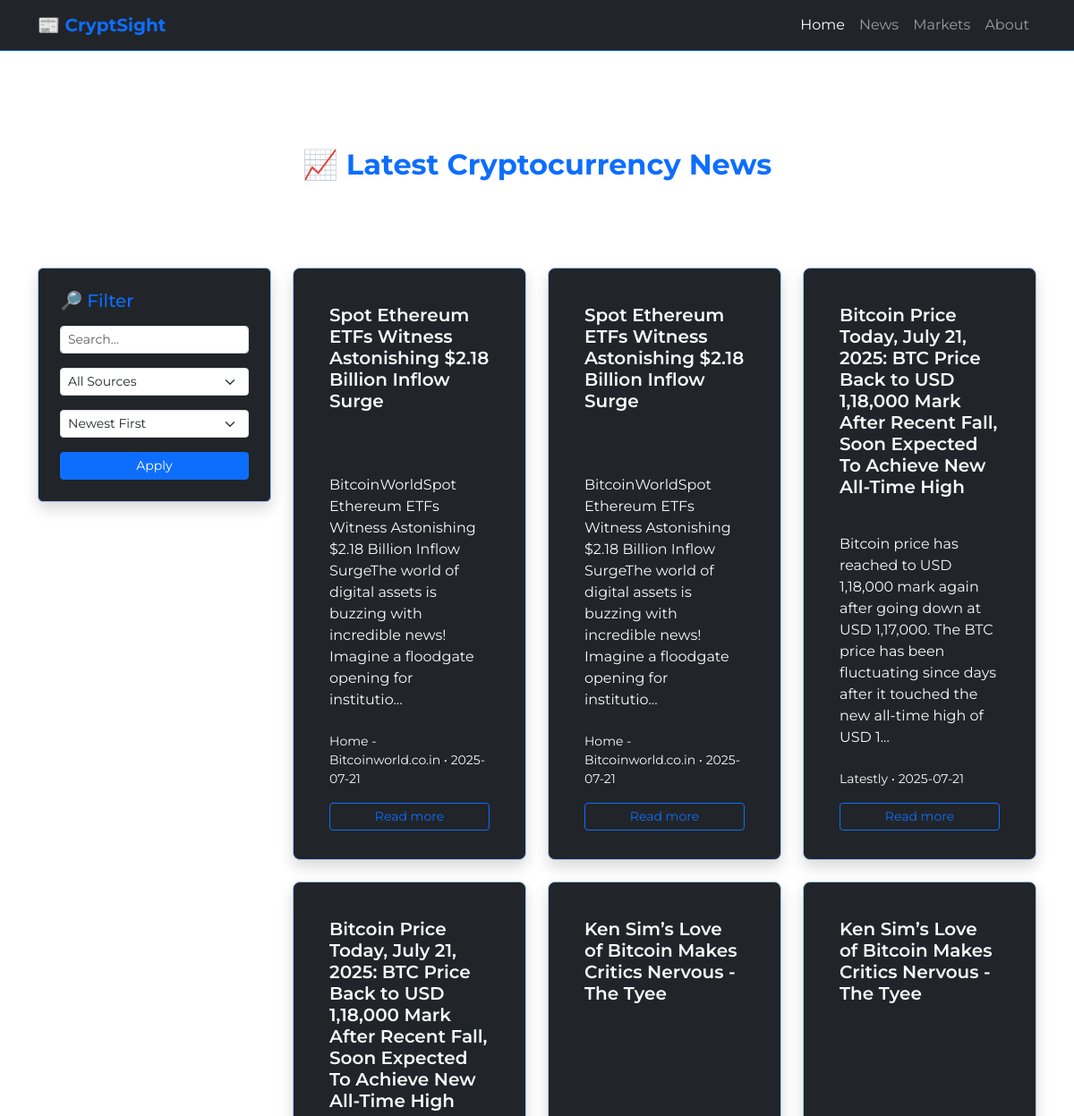
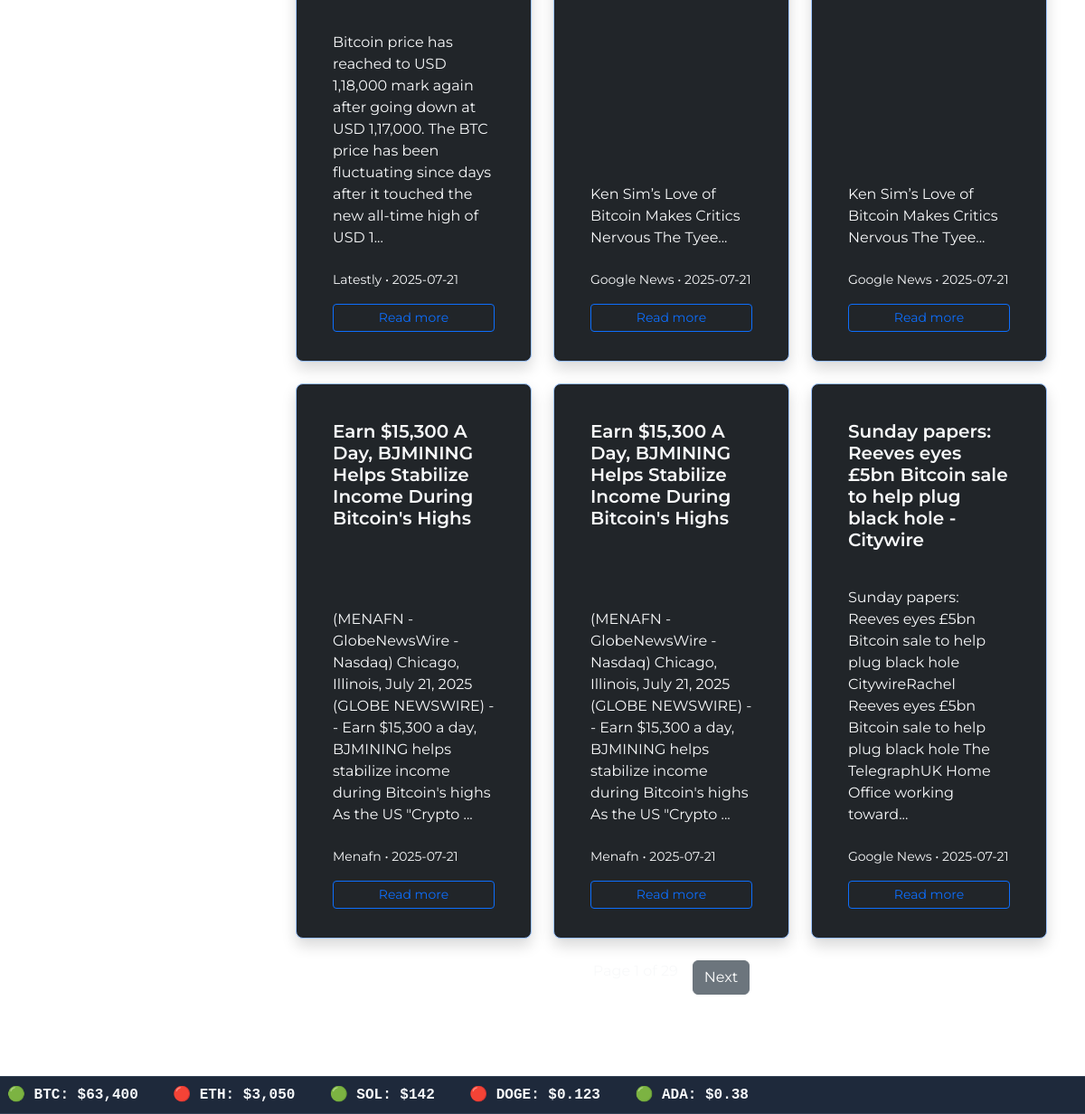
Page /news on the committed database (2 pictures, top to bottom).
### models.py (models this page shows)
class NewsArticle(Base):
    __tablename__ = "news_articles"
    id = Column(Integer, primary_key=True, index=True)
    title = Column(String, nullable=False)
    summary = Column(String)
    url = Column(String, nullable=False)
    source = Column(String)
    published_at = Column(DateTime)

### app.py (the view)
@app.route('/news')
def news():
    session = SessionLocal()
    query = session.query(NewsArticle)
    search = request.args.get("q")
    if search:
        query = query.filter(or_(
            NewsArticle.title.ilike(f"%{search}%"),
            NewsArticle.summary.ilike(f"%{search}%")
        ))
    source = request.args.get("source")
    if source:
        query = query.filter(NewsArticle.source == source)
    sort_order = request.args.get("sort", "desc")
    if sort_order == "asc":
        query = query.order_by(NewsArticle.published_at.asc())
    else:
        query = query.order_by(NewsArticle.published_at.desc())
    sources = session.query(NewsArticle.source).distinct().all()
    source_list = [s[0] for s in sources if s[0]]
    page = int(request.args.get('page', 1))
    per_page = 9
    offset = (page - 1) * per_page
    total_articles = session.query(NewsArticle).count()
    total_pages = ceil(total_articles / per_page)
    articles = (
        query
        .offset(offset)
        .limit(per_page)
        .all()
    )
    session.close()
    return render_template(
        'news.html',
        articles=articles,
        sources=source_list,
        current_page=page,
        total_pages=total_pages,
        last_updated=get_last_updated()
    )

### app.py (called while the page is built)
def get_last_updated():
    session = SessionLocal()
    latest_article = session.query(NewsArticle).order_by(NewsArticle.published_at.desc()).first()
    session.close()
    return latest_article.published_at.strftime('%b %d, %Y %I:%M %p') if latest_article else "N/A"

### templates/news.html (shortened to what this page needs)
{% extends "index.html" %}
{% block stylesheet %}
    <link rel="stylesheet" href="{{ url_for('static', filename='css/news.css') }}">
{% endblock %}
{% block news %}
<section class="py-5" style="min-height: 100vh;">
  <div class="container text-white">
    <h2 class="text-center fw-bold mb-5">
      📈 <span class="text-primary">Latest Cryptocurrency News</span>
    </h2>
    <div class="text-center mb-4">
    </div>
    <div class="row">
      <div class="col-md-3 mb-4">
        <div class="bg-dark p-4 rounded shadow border border-primary-subtle">
          <h5 class="text-primary mb-3">🔎 Filter</h5>
          <form method="get" action="/news">
            <div class="mb-3">
              <input type="text" name="q" placeholder="Search..." value="{{ request.args.get('q', '') }}" class="form-control form-control-sm" />
            </div>
            <div class="mb-3">
              <select name="source" class="form-select form-select-sm">
                <option value="">All Sources</option>
              </select>
            </div>
            <div class="mb-3">
              <select name="sort" class="form-select form-select-sm">
                <option value="desc" {% if request.args.get('sort') != 'asc' %}selected{% endif %}>Newest First</option>
              </select>
            </div>
            <div class="d-grid">
              <button type="submit" class="btn btn-primary btn-sm">Apply</button>
            </div>
          </form>
        </div>
      </div>
      <div class="col-md-9">
        <div class="row row-cols-1 row-cols-md-2 row-cols-lg-3 g-4">
          {% for article in articles %}
            <div class="col">
              <div class="card h-100 bg-dark text-light shadow rounded-3 border border-primary-subtle">
                <div class="card-body d-flex flex-column justify-content-between">
                  <h5 class="card-title fw-semibold">{{ article.title }}</h5>
                  <p class="card-text">{{ article.summary[:180] ~ '...' if article.summary }}</p>
                </div>
                <div class="card-footer border-0 bg-transparent small">
                  {{ article.source }} &bullet;
                  {{ article.published_at.strftime('%Y-%m-%d') if article.published_at }}
                </div>
                <div class="card-footer bg-transparent border-0">
                  <a href="{{ article.url }}" target="_blank" class="btn btn-sm btn-outline-primary w-100">Read more</a>
                </div>
              </div>
            </div>
          {% endfor %}
        </div>
        {% if total_pages > 1 %}
            <nav aria-label="...">
            <ul class="pagination justify-content-center text-center my-4">
                <li class="page-item mx-2 text-light">Page {{ current_page }} of {{ total_pages }}</li>
                {% if current_page < total_pages %}
                <a href="{{ url_for('news', page=current_page + 1) }}" class="btn btn-secondary mx-2">Next</a>
                {% endif %}
            </ul>
            </nav>
        {% endif %}
      </div>
    </div>
  </div>
</section>
{% endblock %}

### static/css/styles.css (style rules this page uses)
html, body { color: #f1f5f9; font-family: 'Montserrat', sans-serif; margin: 0; padding: 0; }
h1, h2, h3 { margin: 0; font-weight: 600; }
a { color: inherit; text-decoration: none; }
.card { background-color: #1e293b; padding: 1.5rem; border-radius: 12px; box-shadow: 0 2px 6px rgba(0,0,0,0.3); transition: transform 0.3s ease, box-shadow 0.3s ease; color: #e2e8f0; }

### static/css/news.css (style rules this page uses)
.card { transition: all 0.3s ease; margin-bottom: 2rem; }

### rows in the picture
NewsArticle: title "Spot Ethereum ETFs Witness Astonishing $2.18 Billion Inflow Surge", summary "BitcoinWorldSpot Ethereum ETFs Witness Astonishing $2.18 Billion Inflow SurgeThe world of digital assets is buzzing with incredible news! Imagine a floodgate opening for institutio...", source "Home - Bitcoinworld.co.in", published_at "2025-07-21"
NewsArticle: title "Spot Ethereum ETFs Witness Astonishing $2.18 Billion Inflow Surge", summary "BitcoinWorldSpot Ethereum ETFs Witness Astonishing $2.18 Billion Inflow SurgeThe world of digital assets is buzzing with incredible news! Imagine a floodgate opening for institutio...", source "Home - Bitcoinworld.co.in", published_at "2025-07-21"
NewsArticle: title "Bitcoin Price Today, July 21, 2025: BTC Price Back to USD 1,18,000 Mark After Recent Fall, Soon Expected To Achieve New All-Time High", summary "Bitcoin price has reached to USD 1,18,000 mark again after going down at USD 1,17,000. The BTC price has been fluctuating since days after it touched the new all-time high of USD 1...", source "Latestly", published_at "2025-07-21"
NewsArticle: title "Bitcoin Price Today, July 21, 2025: BTC Price Back to USD 1,18,000 Mark After Recent Fall, Soon Expected To Achieve New All-Time High", summary "Bitcoin price has reached to USD 1,18,000 mark again after going down at USD 1,17,000. The BTC price has been fluctuating since days after it touched the new all-time high of USD 1...", source "Latestly", published_at "2025-07-21"
NewsArticle: title "Ken Sim’s Love of Bitcoin Makes Critics Nervous - The Tyee", summary "Ken Sim’s Love of Bitcoin Makes Critics Nervous The Tyee...", source "Google News", published_at "2025-07-21"
NewsArticle: title "Ken Sim’s Love of Bitcoin Makes Critics Nervous - The Tyee", summary "Ken Sim’s Love of Bitcoin Makes Critics Nervous The Tyee...", source "Google News", published_at "2025-07-21"
NewsArticle: title "Earn $15,300 A Day, BJMINING Helps Stabilize Income During Bitcoin's Highs", summary "(MENAFN - GlobeNewsWire - Nasdaq) Chicago, Illinois, July 21, 2025 (GLOBE NEWSWIRE) -- Earn $15,300 a day, BJMINING helps stabilize income during Bitcoin's highs As the US \"Crypto ...", source "Menafn", published_at "2025-07-21"
NewsArticle: title "Earn $15,300 A Day, BJMINING Helps Stabilize Income During Bitcoin's Highs", summary "(MENAFN - GlobeNewsWire - Nasdaq) Chicago, Illinois, July 21, 2025 (GLOBE NEWSWIRE) -- Earn $15,300 a day, BJMINING helps stabilize income during Bitcoin's highs As the US \"Crypto ...", source "Menafn", published_at "2025-07-21"
NewsArticle: title "Sunday papers: Reeves eyes £5bn Bitcoin sale to help plug black hole - Citywire", summary "Sunday papers: Reeves eyes £5bn Bitcoin sale to help plug black hole CitywireRachel Reeves eyes £5bn Bitcoin sale to help plug black hole The TelegraphUK Home Office working toward...", source "Google News", published_at "2025-07-21"
